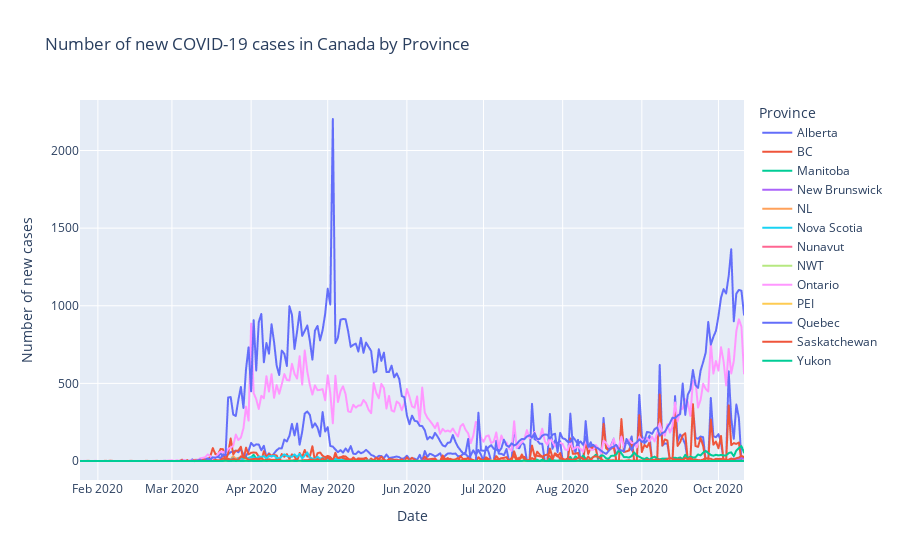

Here is the notebook cell this chart was saved with:
### Code cell
# Plot Y_it new cases for each province
fig = px.line(
    active_cases_provinces,
    x="date",
    y="cases",
    color="province",
    title="Number of new COVID-19 cases in Canada by Province",
    labels=dict(
        date="Date",
        cases="Number of new cases",
        province="Province",
    ),
    height=600,
)
fig.show()

### Figure 1 — Plotly figure (JSON) as saved in the notebook; plotly's stock layout.template omitted (floating-point values rounded to 4 significant figures; data arrays with more than 128 entries replaced by an {"elided": "..."} marker saying what was removed)
{"data": [{"hovertemplate": "Province=Alberta<br>Date=%{x}<br>Number of new cases=%{y}<extra></extra>", "legendgroup": "Alberta", "line": {"color": "#636efa", "dash": "solid"}, "mode": "lines", "name": "Alberta", "showlegend": true, "type": "scattergl", "x": {"elided": "261 str values"}, "xaxis": "x", "y": {"elided": "261 int values"}, "yaxis": "y"}, {"hovertemplate": "Province=BC<br>Date=%{x}<br>Number of new cases=%{y}<extra></extra>", "legendgroup": "BC", "line": {"color": "#EF553B", "dash": "solid"}, "mode": "lines", "name": "BC", "showlegend": true, "type": "scattergl", "x": {"elided": "261 str values"}, "xaxis": "x", "y": {"elided": "261 int values"}, "yaxis": "y"}, {"hovertemplate": "Province=Manitoba<br>Date=%{x}<br>Number of new cases=%{y}<extra></extra>", "legendgroup": "Manitoba", "line": {"color": "#00cc96", "dash": "solid"}, "mode": "lines", "name": "Manitoba", "showlegend": true, "type": "scattergl", "x": {"elided": "261 str values"}, "xaxis": "x", "y": {"elided": "261 int values"}, "yaxis": "y"}, {"hovertemplate": "Province=New Brunswick<br>Date=%{x}<br>Number of new cases=%{y}<extra></extra>", "legendgroup": "New Brunswick", "line": {"color": "#ab63fa", "dash": "solid"}, "mode": "lines", "name": "New Brunswick", "showlegend": true, "type": "scattergl", "x": {"elided": "261 str values"}, "xaxis": "x", "y": {"elided": "261 int values"}, "yaxis": "y"}, {"hovertemplate": "Province=NL<br>Date=%{x}<br>Number of new cases=%{y}<extra></extra>", "legendgroup": "NL", "line": {"color": "#FFA15A", "dash": "solid"}, "mode": "lines", "name": "NL", "showlegend": true, "type": "scattergl", "x": {"elided": "261 str values"}, "xaxis": "x", "y": {"elided": "261 int values"}, "yaxis": "y"}, {"hovertemplate": "Province=Nova Scotia<br>Date=%{x}<br>Number of new cases=%{y}<extra></extra>", "legendgroup": "Nova Scotia", "line": {"color": "#19d3f3", "dash": "solid"}, "mode": "lines", "name": "Nova Scotia", "showlegend": true, "type": "scattergl", "x": {"elided": "261 str values"}, "xaxis": "x", "y": {"elided": "261 int values"}, "yaxis": "y"}, {"hovertemplate": "Province=Nunavut<br>Date=%{x}<br>Number of new cases=%{y}<extra></extra>", "legendgroup": "Nunavut", "line": {"color": "#FF6692", "dash": "solid"}, "mode": "lines", "name": "Nunavut", "showlegend": true, "type": "scattergl", "x": {"elided": "261 str values"}, "xaxis": "x", "y": {"elided": "261 int values"}, "yaxis": "y"}, {"hovertemplate": "Province=NWT<br>Date=%{x}<br>Number of new cases=%{y}<extra></extra>", "legendgroup": "NWT", "line": {"color": "#B6E880", "dash": "solid"}, "mode": "lines", "name": "NWT", "showlegend": true, "type": "scattergl", "x": {"elided": "261 str values"}, "xaxis": "x", "y": {"elided": "261 int values"}, "yaxis": "y"}, {"hovertemplate": "Province=Ontario<br>Date=%{x}<br>Number of new cases=%{y}<extra></extra>", "legendgroup": "Ontario", "line": {"color": "#FF97FF", "dash": "solid"}, "mode": "lines", "name": "Ontario", "showlegend": true, "type": "scattergl", "x": {"elided": "261 str values"}, "xaxis": "x", "y": {"elided": "261 int values"}, "yaxis": "y"}, {"hovertemplate": "Province=PEI<br>Date=%{x}<br>Number of new cases=%{y}<extra></extra>", "legendgroup": "PEI", "line": {"color": "#FECB52", "dash": "solid"}, "mode": "lines", "name": "PEI", "showlegend": true, "type": "scattergl", "x": {"elided": "261 str values"}, "xaxis": "x", "y": {"elided": "261 int values"}, "yaxis": "y"}, {"hovertemplate": "Province=Quebec<br>Date=%{x}<br>Number of new cases=%{y}<extra></extra>", "legendgroup": "Quebec", "line": {"color": "#636efa", "dash": "solid"}, "mode": "lines", "name": "Quebec", "showlegend": true, "type": "scattergl", "x": {"elided": "261 str values"}, "xaxis": "x", "y": {"elided": "261 int values"}, "yaxis": "y"}, {"hovertemplate": "Province=Saskatchewan<br>Date=%{x}<br>Number of new cases=%{y}<extra></extra>", "legendgroup": "Saskatchewan", "line": {"color": "#EF553B", "dash": "solid"}, "mode": "lines", "name": "Saskatchewan", "showlegend": true, "type": "scattergl", "x": {"elided": "261 str values"}, "xaxis": "x", "y": {"elided": "261 int values"}, "yaxis": "y"}, {"hovertemplate": "Province=Yukon<br>Date=%{x}<br>Number of new cases=%{y}<extra></extra>", "legendgroup": "Yukon", "line": {"color": "#00cc96", "dash": "solid"}, "mode": "lines", "name": "Yukon", "showlegend": true, "type": "scattergl", "x": {"elided": "261 str values"}, "xaxis": "x", "y": {"elided": "261 int values"}, "yaxis": "y"}], "layout": {"autosize": true, "legend": {"title": {"text": "Province"}, "tracegroupgap": 0}, "title": {"text": "Number of new COVID-19 cases in Canada by Province"}, "xaxis": {"anchor": "y", "autorange": true, "domain": [0, 1], "range": ["2020-01-25", "2020-10-11"], "title": {"text": "Date"}, "type": "date"}, "yaxis": {"anchor": "x", "autorange": true, "domain": [0, 1], "range": [-122.4, 2325.0], "title": {"text": "Number of new cases"}, "type": "linear"}}}
